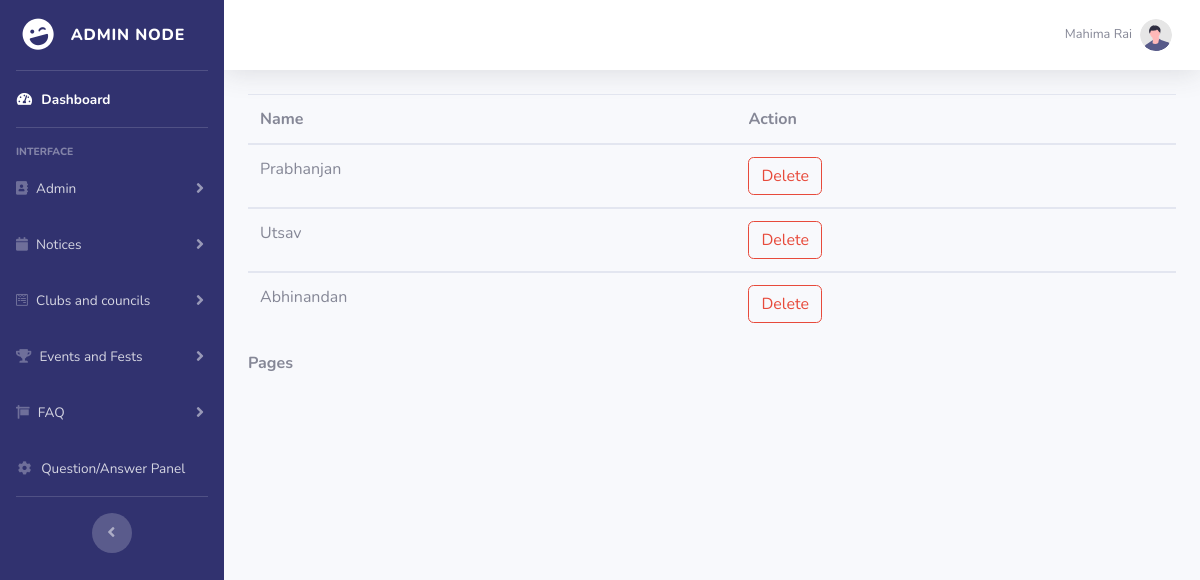
The page /view_events.php (signed in) on the database its author committed.
### tables this page shows
CREATE TABLE `event` (
  `event_id` int(11) NOT NULL,
  `event_name` varchar(255) NOT NULL,
  `council_name` varchar(255) NOT NULL,
  `event_date` varchar(255) NOT NULL,
  `event_link` varchar(255) NOT NULL,
  `event_info` varchar(255) NOT NULL,
  `event_img` mediumblob NOT NULL
);

### view_events.php (the view, shortened to what this page needs)
<!DOCTYPE html>
<html lang="en">
<head>
    <link href="vendor/fontawesome-free/css/all.min.css" rel="stylesheet" type="text/css">
    <link href="css/sb-admin-2.min.css" rel="stylesheet">
</head>
<body id="page-top">
    <div id="wrapper">
        <?php
            include 'include/sidebar.php'
        ?>
        <div id="content-wrapper" class="d-flex flex-column">
            <div id="content">
                <?php
                    include 'include/topbar.php'
                ?>
                <div class="container-fluid">
                    <?php
                    include'conn.php';
                    if (isset($_GET["page"])) {
                        $page = $_GET["page"];
                    } else {
                        $page = 1;
                    };
                    $start_from = ($page - 1) * 20;
                    $sql = "select * from event ORDER BY event_id DESC LIMIT $start_from, 20";
                    $rs_result = mysqli_query($con, $sql);
                    ?>
                    <table class="table">
                        <thead>
                            <tr>
                                <th width="20%">Name</th>
                                <th colspan=2 width="18%">Action</th>
                            </tr>
                        </thead>
                        <?php
                        while ($row = mysqli_fetch_assoc($rs_result)) {
                        ?>
                            <tbody>
                                <tr>
                                    <td> <?php echo $row["event_name"]; ?> </td>
                                    <td><a class="btn btn-outline-danger" href='eventdelete.php?key1=<?php echo $row["event_id"]; ?>'>Delete</a>
                                    </td>
                                </tr>
                            </tbody>
                        <?php
                        };
                        ?>
                    </table>
                    <strong>Pages </strong>
                </div>
            </div>
        </div>
    </div>
</body>
</html>

### rows shown on the page
event: event_name "Prabhanjan"
event: event_name "Utsav"
event: event_name "Abhinandan"

### other values the page prints
$_SESSION['username'] "Mahima Rai"
